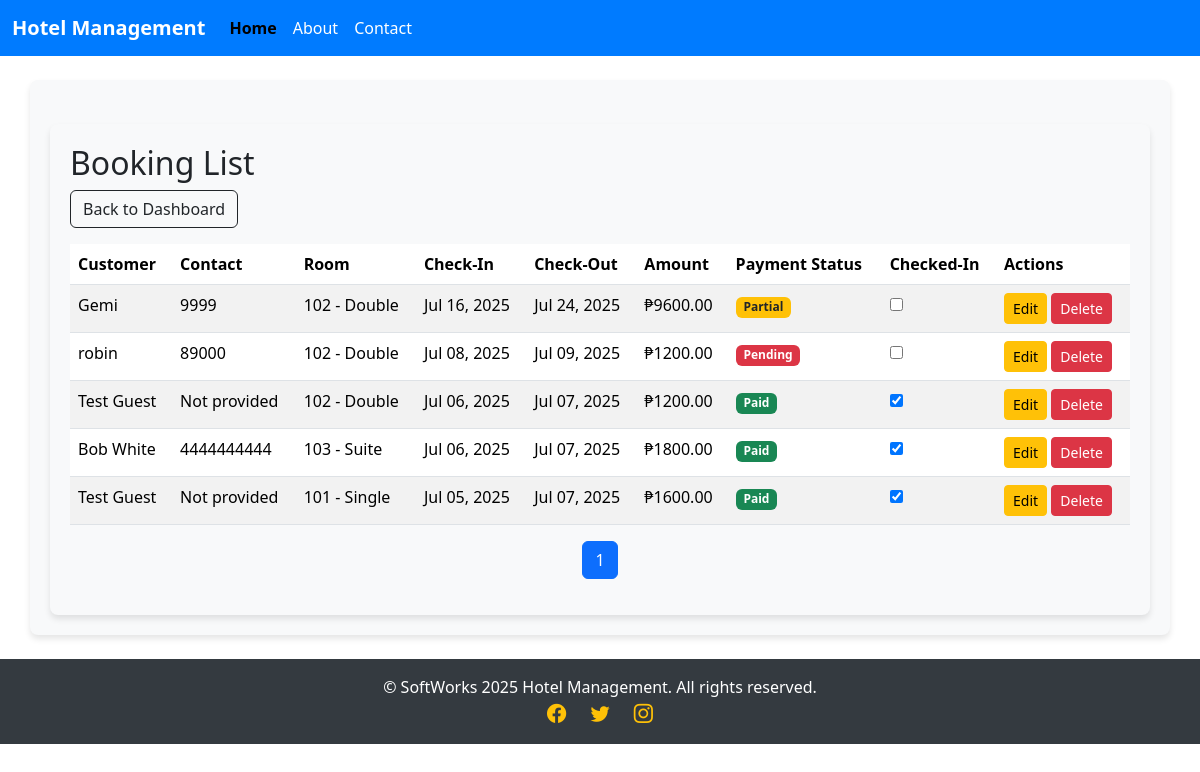
/bookings/ (signed in), run on an earlier commit of the app's database.
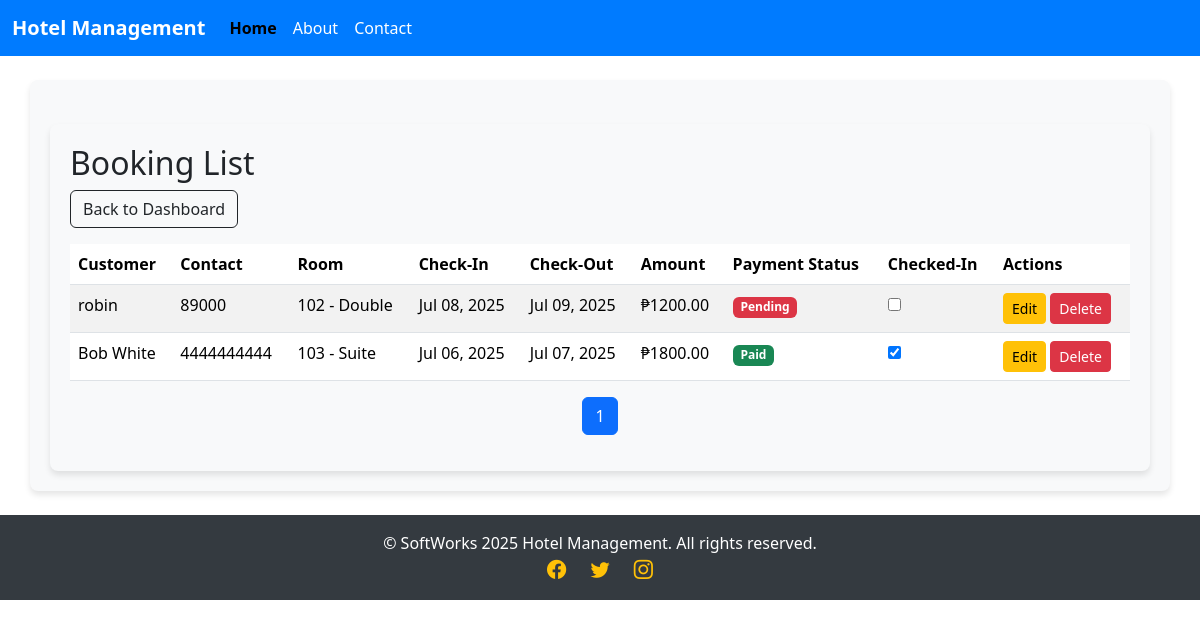
And on a later commit of the database.
### hotel/models.py (models this page shows, shortened)
class Booking(models.Model):
    PAYMENT_STATUSES = [
        ('pending', 'Pending'),
        ('paid', 'Paid'),
        ('failed', 'Failed'),
        ('refunded', 'Refunded'),
    ]
    guest = models.ForeignKey(Guest, on_delete=models.CASCADE, related_name='bookings')
    room = models.ForeignKey(Room, on_delete=models.CASCADE, related_name='bookings')
    check_in = models.DateField()
    check_out = models.DateField()
    total_price = models.DecimalField(max_digits=10, decimal_places=2, blank=True, null=True)  # Allow blank for auto-computation
    payment_status = models.CharField(
        max_length=10,
        choices=PAYMENT_STATUSES,
        default='pending'
    )
    created_at = models.DateTimeField(auto_now_add=True)
    is_checked_in = models.BooleanField(default=False)  # Added field for check-in status

class Guest(models.Model):
    name = models.CharField(max_length=100)
    email = models.EmailField()
    phone = models.CharField(max_length=20, blank=True, null=True)  # Allow blank for optional phone
    address = models.TextField(blank=True, null=True)  # Allow blank for optional address
    date_of_birth = models.DateField(blank=True, null=True)  # Optional date of birth
    notes = models.TextField(blank=True, null=True)  # Optional notes about the guest

class Room(models.Model):
    ROOM_TYPES = (
        ('single', 'Single'),
        ('double', 'Double'),
        ('suite', 'Suite'),
    )
    number = models.CharField(max_length=10)
    room_type = models.CharField(max_length=10, choices=ROOM_TYPES)
    capacity = models.IntegerField()
    price = models.DecimalField(max_digits=10, decimal_places=2)
    is_available = models.BooleanField(default=True)

### hotel/views.py (the view)
# urls.py: path('bookings/', views.booking_list, name='booking_list'),
@login_required
@login_required
def booking_list(request):
    bookings = Booking.objects.select_related('guest', 'room').all().order_by('-check_in')
    paginator = Paginator(bookings, 10)  # Show 10 bookings per page
    page_number = request.GET.get('page')
    page_obj = paginator.get_page(page_number)
    return render(request, 'hotel/booking_list.html', {'bookings': page_obj})

### hotel/templates/hotel/booking_list.html (shortened to what this page needs)
{% extends 'hotel/base.html' %}
{% block content %}
<div class="container mt-4">
    <h2>Booking List</h2>
    <a href="{% url 'dashboard' %}" class="btn btn-outline-dark mb-3">Back to Dashboard</a>
    <table class="table table-striped">
        <thead>
            <tr>
                <th>Customer</th>
                <th>Contact</th>
                <th>Room</th>
                <th>Check-In</th>
                <th>Check-Out</th>
                <th>Amount</th>
                <th>Payment Status</th>
                <th>Checked-In</th>
                <th>Actions</th>
            </tr>
        </thead>
        <tbody>
            {% for booking in bookings %}
            <tr>
                <td>{{ booking.guest.name }}</td>
                <td>{{ booking.guest.phone|default:"Not provided" }}</td>
                <td>{{ booking.room.number }} - {{ booking.room.get_room_type_display }}</td>
                <td>{{ booking.check_in|date:"M d, Y" }}</td>
                <td>{{ booking.check_out|date:"M d, Y" }}</td>
                <td>₱{{ booking.total_price|floatformat:2 }}</td>
                <td>
                    {% if booking.payment_status == 'paid' %}
                        <span class="badge bg-success">Paid</span>
                    {% elif booking.payment_status == 'partial' %}
                        <span class="badge bg-warning text-dark">Partial</span>
                    {% else %}
                        <span class="badge bg-danger">Pending</span>
                    {% endif %}
                </td>
                <td>
                    <form method="post" action="{% url 'toggle_check_in' booking.id %}">
                        <input type="checkbox" name="is_checked_in" value="true" {% if booking.is_checked_in %}checked{% endif %} onchange="this.form.submit()">
                    </form>
                </td>
                <td>
                    <a href="{% url 'booking_edit' booking.id %}" class="btn btn-sm btn-warning">Edit</a>
                    <form method="post" action="{% url 'booking_delete' booking.id %}" style="display:inline;">
                        <button type="submit" class="btn btn-sm btn-danger" onclick="return confirm('Are you sure you want to delete this booking?');">Delete</button>
                    </form>
                </td>
            </tr>
            {% empty %}
            <tr>
                <td colspan="9" class="text-center">No bookings found.</td>
            </tr>
            {% endfor %}
        </tbody>
    </table>
    <nav aria-label="Page navigation">
        <ul class="pagination justify-content-center">
            {% for page_num in bookings.paginator.page_range %}
                <li class="page-item {% if bookings.number == page_num %}active{% endif %}">
                    <a class="page-link" href="?page={{ page_num }}">{{ page_num }}</a>
                </li>
            {% endfor %}
        </ul>
    </nav>
</div>
{% endblock %}

What changed in the data, as far as the page shows it:
removed Booking: guest.name "Gemi", guest.phone "9999", room.number "102", room.room_type "Double", check_in "Jul 16, 2025", check_out "Jul 24, 2025", total_price "9600.00", payment_status "Partial"
removed Booking: guest.name "Test Guest", guest.phone "Not provided", room.number "102", room.room_type "Double", check_in "Jul 06, 2025", check_out "Jul 07, 2025", total_price "1200.00", payment_status "Paid", is_checked_in "☑"
removed Booking: guest.name "Test Guest", guest.phone "Not provided", room.number "101", room.room_type "Single", check_in "Jul 05, 2025", check_out "Jul 07, 2025", total_price "1600.00", payment_status "Paid", is_checked_in "☑"
